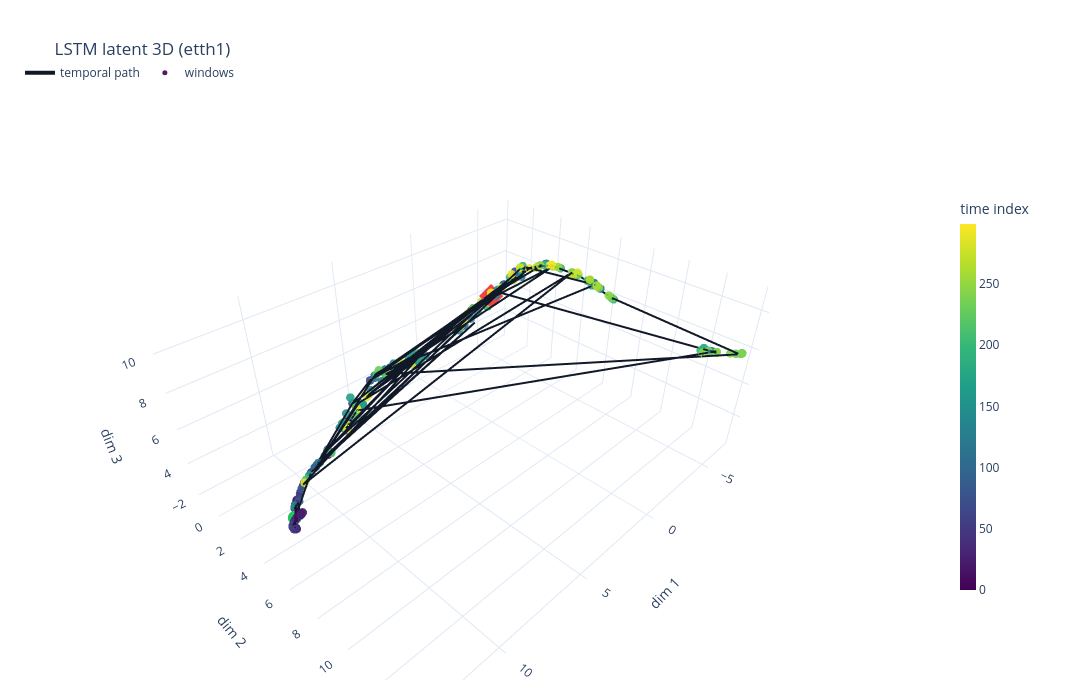

The cell this chart's notebook holds for it:
### Code cell
coords3 = project_umap_3d(lat, random_state=SEED)

if len(coords3) > PLOT_3D_MAX_POINTS:
    idx = np.linspace(0, len(coords3)-1, PLOT_3D_MAX_POINTS, dtype=int)
    c3 = coords3[idx]
    t3 = time_idx[idx]
else:
    c3 = coords3
    t3 = time_idx

traj_n = min(len(coords3), PLOT_3D_TRAJ_POINTS)
traj_idx = np.linspace(0, len(coords3)-1, max(2, traj_n), dtype=int)
ct = coords3[traj_idx]

fig = go.Figure(data=[
    go.Scatter3d(
        x=ct[:,0], y=ct[:,1], z=ct[:,2], mode="lines",
        name="temporal path", line=dict(color="#111827", width=4),
    ),
    go.Scatter3d(
        x=c3[:,0], y=c3[:,1], z=c3[:,2], mode="markers", name="windows",
        marker=dict(size=5, color=t3, colorscale="Viridis", opacity=0.9,
                    showscale=True, colorbar=dict(title="time index", x=1.02, y=0.5, len=0.72, thickness=16)),
        hovertemplate="t=%{marker.color:.0f}<br>x=%{x:.3f}<br>y=%{y:.3f}<br>z=%{z:.3f}<extra></extra>",
    ),
    go.Scatter3d(x=[c3[0,0]], y=[c3[0,1]], z=[c3[0,2]], mode="markers", name="start", marker=dict(size=8, color="#22c55e"), showlegend=False),
    go.Scatter3d(x=[c3[-1,0]], y=[c3[-1,1]], z=[c3[-1,2]], mode="markers", name="end", marker=dict(size=8, color="#ef4444", symbol="diamond"), showlegend=False),
])

fig.update_layout(
    template="plotly_white",
    title=f"{MODEL_NAME.upper()} latent 3D ({DATASET})",
    scene=dict(aspectmode="data", xaxis_title="dim 1", yaxis_title="dim 2", zaxis_title="dim 3"),
    margin=dict(l=20, r=160, t=110, b=20),
    legend=dict(orientation="h", yanchor="bottom", y=1.04, xanchor="left", x=0.0),
    width=1300,
    height=700,
)
fig.show()

### Figure 1 — Plotly figure (JSON) as saved in the notebook; plotly's stock layout.template omitted (floating-point values rounded to 4 significant figures; data arrays with more than 128 entries replaced by an {"elided": "..."} marker saying what was removed)
{"data": [{"line": {"color": "#111827", "width": 4}, "mode": "lines", "name": "temporal path", "type": "scatter3d", "x": [12.6, 13.19, 13.33, 11.8, 11.56, 13.2, 12.13, 13.36, 12.53, 11.99, 13.51, 13.13, 9.821, 0.1635, 3.977, 5.321, 9.389, -0.3616, 9.158, -2.204, 5.305, -1.769, 3.722, -2.197, 3.663, -2.924, -2.424, -2.344, 2.688, 3.559, 8.951, 5.039, -2.987, 10.69, 1.716, 3.233, -6.699, -3.097, -3.151, -3.035, -2.818, -2.318, 8.109, 1.659, 6.423, 5.356, -6.207, -6.007, -6.215, -1.433, 3.099, -2.906, -0.6204, 2.11, 4.45, -2.162, 4.571, -2.5, -2.742, -1.277], "y": [4.483, 5.462, 6.252, 3.277, 2.901, 6.358, 3.706, 6.33, 4.393, 3.547, 6.335, 5.283, 1.268, 1.781, -1.443, -1.368, 0.979, 2.303, 0.9312, 3.449, -1.337, 3.004, -1.353, 3.434, -1.424, 7.754, 3.793, 3.655, -0.9181, -1.427, 0.6111, -1.144, 6.329, 1.977, 0.1476, -0.9647, 13.79, 8.63, 8.721, 6.77, 5.125, 3.571, 0.1477, 0.07888, -0.5498, -0.9687, 12.85, 12.55, 12.87, 2.636, -0.7968, 5.208, 2.007, -0.127, -1.043, 3.414, -1.053, 4.034, 4.647, 2.555], "z": [4.079, 4.712, 5.867, 3.578, 3.32, 5.989, 3.854, 5.717, 4.018, 3.792, 5.498, 4.559, 2.839, 7.157, 4.143, 3.323, 2.753, 7.5, 2.848, 9.88, 3.322, 9.445, 4.247, 9.821, 4.321, 10.67, 10.45, 9.91, 4.893, 4.384, 2.521, 3.333, 10.81, 3.082, 5.384, 4.427, 7.818, 10.25, 10.18, 10.74, 10.85, 10.3, 2.601, 5.547, 2.689, 3.069, 7.79, 7.755, 7.713, 9.06, 4.454, 10.79, 8.206, 4.93, 3.613, 10.03, 3.531, 10.43, 10.74, 8.809]}, {"hovertemplate": "t=%{marker.color:.0f}<br>x=%{x:.3f}<br>y=%{y:.3f}<br>z=%{z:.3f}<extra></extra>", "marker": {"color": {"elided": "200 float values"}, "colorbar": {"len": 0.72, "thickness": 16, "title": {"text": "time index"}, "x": 1.02, "y": 0.5}, "colorscale": [[0, "#440154"], [0.1111, "#482878"], [0.2222, "#3e4989"], [0.3333, "#31688e"], [0.4444, "#26828e"], [0.5556, "#1f9e89"], [0.6667, "#35b779"], [0.7778, "#6ece58"], [0.8889, "#b5de2b"], [1, "#fde725"]], "opacity": 0.9, "showscale": true, "size": 5}, "mode": "markers", "name": "windows", "type": "scatter3d", "x": {"elided": "200 float values"}, "y": {"elided": "200 float values"}, "z": {"elided": "200 float values"}}, {"marker": {"color": "#22c55e", "size": 8}, "mode": "markers", "name": "start", "showlegend": false, "type": "scatter3d", "x": [12.6], "y": [4.483], "z": [4.079]}, {"marker": {"color": "#ef4444", "size": 8, "symbol": "diamond"}, "mode": "markers", "name": "end", "showlegend": false, "type": "scatter3d", "x": [-1.277], "y": [2.555], "z": [8.809]}], "layout": {"height": 700, "legend": {"orientation": "h", "x": 0, "xanchor": "left", "y": 1.04, "yanchor": "bottom"}, "margin": {"b": 20, "l": 20, "r": 160, "t": 110}, "scene": {"aspectmode": "data", "xaxis": {"title": {"text": "dim 1"}}, "yaxis": {"title": {"text": "dim 2"}}, "zaxis": {"title": {"text": "dim 3"}}}, "title": {"text": "LSTM latent 3D (etth1)"}, "width": 1300}}
